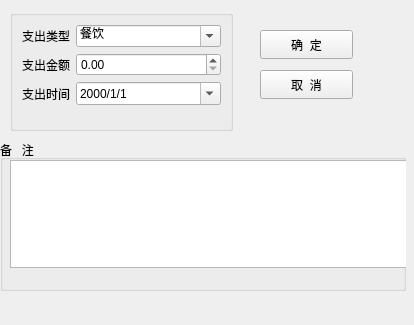
<?xml version="1.0" encoding="UTF-8"?>
<ui version="4.0">
 <class>cell_expenditure</class>
 <widget class="QWidget" name="cell_expenditure">
  <property name="geometry">
   <rect>
    <x>0</x>
    <y>0</y>
    <width>414</width>
    <height>325</height>
   </rect>
  </property>
  <property name="windowTitle">
   <string>Form</string>
  </property>
  <widget class="QGroupBox" name="groupBox_outOfRemarks">
   <property name="geometry">
    <rect>
     <x>10</x>
     <y>10</y>
     <width>223</width>
     <height>121</height>
    </rect>
   </property>
   <property name="title">
    <string/>
   </property>
   <layout class="QFormLayout" name="formLayout">
    <item row="0" column="0">
     <widget class="QLabel" name="label_6">
      <property name="text">
       <string>支出类型</string>
      </property>
      <property name="buddy">
       <cstring>cbx_type</cstring>
      </property>
     </widget>
    </item>
    <item row="0" column="1">
     <widget class="QComboBox" name="cbx_type">
      <property name="editable">
       <bool>true</bool>
      </property>
      <property name="currentText">
       <string>餐饮</string>
      </property>
      <item>
       <property name="text">
        <string>餐饮</string>
       </property>
      </item>
      <item>
       <property name="text">
        <string>购物</string>
       </property>
      </item>
      <item>
       <property name="text">
        <string>日用</string>
       </property>
      </item>
      <item>
       <property name="text">
        <string>交通</string>
       </property>
      </item>
      <item>
       <property name="text">
        <string>娱乐</string>
       </property>
      </item>
      <item>
       <property name="text">
        <string>水果</string>
       </property>
      </item>
      <item>
       <property name="text">
        <string>蔬菜</string>
       </property>
      </item>
      <item>
       <property name="text">
        <string>运动</string>
       </property>
      </item>
      <item>
       <property name="text">
        <string>教育</string>
       </property>
      </item>
      <item>
       <property name="text">
        <string>其他</string>
       </property>
      </item>
     </widget>
    </item>
    <item row="1" column="0">
     <widget class="QLabel" name="label_12">
      <property name="text">
       <string>支出金额</string>
      </property>
     </widget>
    </item>
    <item row="1" column="1">
     <widget class="QDoubleSpinBox" name="dsbx_account">
      <property name="maximum">
       <double>100000000.000000000000000</double>
      </property>
     </widget>
    </item>
    <item row="2" column="0">
     <widget class="QLabel" name="label_5">
      <property name="text">
       <string>支出时间</string>
      </property>
     </widget>
    </item>
    <item row="2" column="1">
     <widget class="QDateTimeEdit" name="dedit_time">
      <property name="displayFormat">
       <string>yyyy/M/d </string>
      </property>
      <property name="calendarPopup">
       <bool>true</bool>
      </property>
     </widget>
    </item>
   </layout>
  </widget>
  <widget class="QGroupBox" name="groupBox_remarks">
   <property name="geometry">
    <rect>
     <x>0</x>
     <y>140</y>
     <width>406</width>
     <height>151</height>
    </rect>
   </property>
   <property name="title">
    <string>备   注</string>
   </property>
   <property name="flat">
    <bool>true</bool>
   </property>
   <widget class="QPlainTextEdit" name="edit_remarks">
    <property name="geometry">
     <rect>
      <x>10</x>
      <y>20</y>
      <width>398</width>
      <height>108</height>
     </rect>
    </property>
    <property name="maximumSize">
     <size>
      <width>16777215</width>
      <height>16777215</height>
     </size>
    </property>
   </widget>
  </widget>
  <widget class="QPushButton" name="pbtn_confirm">
   <property name="geometry">
    <rect>
     <x>260</x>
     <y>30</y>
     <width>93</width>
     <height>29</height>
    </rect>
   </property>
   <property name="text">
    <string>确  定</string>
   </property>
  </widget>
  <widget class="QPushButton" name="pbtn_cancel">
   <property name="geometry">
    <rect>
     <x>260</x>
     <y>70</y>
     <width>93</width>
     <height>29</height>
    </rect>
   </property>
   <property name="text">
    <string>取  消</string>
   </property>
  </widget>
 </widget>
 <resources/>
 <connections/>
</ui>
